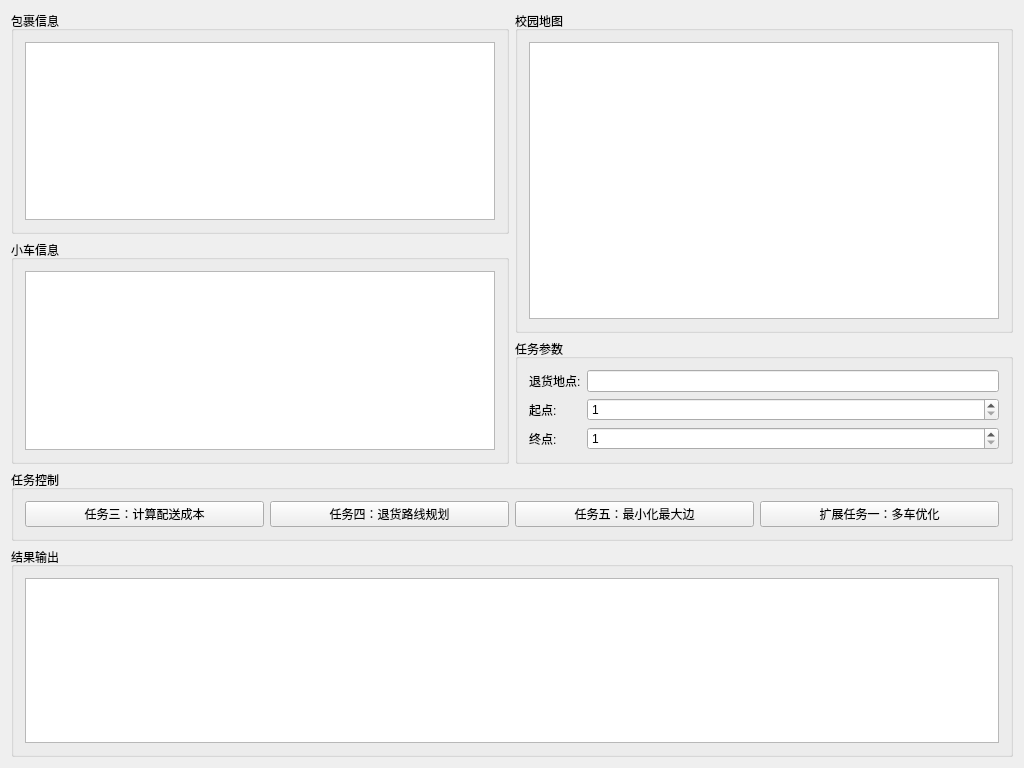
<?xml version="1.0" encoding="UTF-8"?>
<ui version="4.0">
 <class>MainWindow</class>
 <widget class="QMainWindow" name="MainWindow">
  <property name="geometry">
   <rect>
    <x>0</x>
    <y>0</y>
    <width>1024</width>
    <height>768</height>
   </rect>
  </property>
  <property name="windowTitle">
   <string>校园快递配送系统</string>
  </property>
  <widget class="QWidget" name="centralWidget">
   <layout class="QVBoxLayout" name="verticalLayout">

    <item>
     <layout class="QHBoxLayout" name="horizontalLayout">
      <item>
       <layout class="QVBoxLayout" name="verticalLayout_2">
        <item>
         <widget class="QGroupBox" name="groupBox">
          <property name="title">
           <string>包裹信息</string>
          </property>
          <layout class="QVBoxLayout" name="verticalLayout_3">
           <item>
            <widget class="QTableWidget" name="packagesTable"/>
           </item>
          </layout>
         </widget>
        </item>
        <item>
         <widget class="QGroupBox" name="groupBox_2">
          <property name="title">
           <string>小车信息</string>
          </property>
          <layout class="QVBoxLayout" name="verticalLayout_4">
           <item>
            <widget class="QTableWidget" name="vehiclesTable"/>
           </item>
          </layout>
         </widget>
        </item>
       </layout>
      </item>
      <item>
       <layout class="QVBoxLayout" name="verticalLayout_5">
        <item>
         <widget class="QGroupBox" name="groupBox_3">
          <property name="title">
           <string>校园地图</string>
          </property>
          <layout class="QVBoxLayout" name="verticalLayout_6">
           <item>
            <widget class="QGraphicsView" name="graphicsView"/>
           </item>
          </layout>
         </widget>
        </item>
        <item>
         <widget class="QGroupBox" name="groupBox_4">
          <property name="title">
           <string>任务参数</string>
          </property>
          <layout class="QFormLayout" name="formLayout">
           <item row="0" column="0">
            <widget class="QLabel" name="label">
             <property name="text">
              <string>退货地点:</string>
             </property>
            </widget>
           </item>
           <item row="0" column="1">
            <widget class="QLineEdit" name="returnLocationsEdit"/>
           </item>
           <item row="1" column="0">
            <widget class="QLabel" name="label_2">
             <property name="text">
              <string>起点:</string>
             </property>
            </widget>
           </item>
           <item row="1" column="1">
            <widget class="QSpinBox" name="startLocationSpin">
             <property name="minimum">
              <number>1</number>
             </property>
            </widget>
           </item>
           <item row="2" column="0">
            <widget class="QLabel" name="label_3">
             <property name="text">
              <string>终点:</string>
             </property>
            </widget>
           </item>
           <item row="2" column="1">
            <widget class="QSpinBox" name="endLocationSpin">
             <property name="minimum">
              <number>1</number>
             </property>
            </widget>
           </item>
          </layout>
         </widget>
        </item>
       </layout>
      </item>
     </layout>
    </item>
    <item>
     <widget class="QGroupBox" name="groupBox_5">
      <property name="title">
       <string>任务控制</string>
      </property>
      <layout class="QHBoxLayout" name="horizontalLayout_2">
       <item>
        <widget class="QPushButton" name="task3Button">
         <property name="text">
          <string>任务三：计算配送成本</string>
         </property>
        </widget>
       </item>
       <item>
        <widget class="QPushButton" name="task4Button">
         <property name="text">
          <string>任务四：退货路线规划</string>
         </property>
        </widget>
       </item>
       <item>
        <widget class="QPushButton" name="task5Button">
         <property name="text">
          <string>任务五：最小化最大边</string>
         </property>
        </widget>
       </item>
       <item>
        <widget class="QPushButton" name="extendTask1Button">
         <property name="text">
          <string>扩展任务一：多车优化</string>
         </property>
        </widget>
       </item>
      </layout>
     </widget>
    </item>
    <item>
     <widget class="QGroupBox" name="groupBox_6">
      <property name="title">
       <string>结果输出</string>
      </property>
      <layout class="QVBoxLayout" name="verticalLayout_7">
       <item>
        <widget class="QTextEdit" name="resultsTextEdit">
         <property name="readOnly">
          <bool>true</bool>
         </property>
        </widget>
       </item>
      </layout>
     </widget>
    </item>
   </layout>
  </widget>
  <widget class="QMenu" name="menu">
   <property name="title">
    <string>文件</string>
   </property>
   <addaction name="actionImportMap"/>
   <addaction name="actionImportPackages"/>
   <addaction name="actionImportVehicles"/>
  </widget>
  <action name="actionImportMap">
   <property name="text">
    <string>导入地图数据</string>
   </property>
  </action>
  <action name="actionImportPackages">
   <property name="text">
    <string>导入包裹数据</string>
   </property>
  </action>
  <action name="actionImportVehicles">
   <property name="text">
    <string>导入小车数据</string>
   </property>
  </action>
 </widget>
 
 <layoutdefault spacing="6" margin="11"/>
 <resources/>
 <connections/>
</ui>
